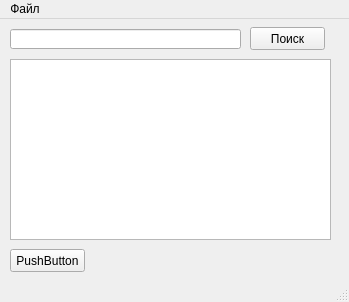
<?xml version="1.0" encoding="UTF-8"?>
<ui version="4.0">
 <class>MainWindow</class>
 <widget class="QMainWindow" name="MainWindow">
  <property name="geometry">
   <rect>
    <x>0</x>
    <y>0</y>
    <width>349</width>
    <height>302</height>
   </rect>
  </property>
  <property name="windowTitle">
   <string>MainWindow</string>
  </property>
  <widget class="QWidget" name="centralwidget">
   <widget class="QListView" name="trackList">
    <property name="geometry">
     <rect>
      <x>10</x>
      <y>40</y>
      <width>321</width>
      <height>181</height>
     </rect>
    </property>
   </widget>
   <widget class="QLineEdit" name="searchEdit">
    <property name="geometry">
     <rect>
      <x>10</x>
      <y>10</y>
      <width>231</width>
      <height>20</height>
     </rect>
    </property>
   </widget>
   <widget class="QPushButton" name="searchBtn">
    <property name="geometry">
     <rect>
      <x>250</x>
      <y>8</y>
      <width>75</width>
      <height>23</height>
     </rect>
    </property>
    <property name="text">
     <string>Поиск</string>
    </property>
   </widget>
   <widget class="QPushButton" name="playBtn">
    <property name="geometry">
     <rect>
      <x>10</x>
      <y>230</y>
      <width>75</width>
      <height>23</height>
     </rect>
    </property>
    <property name="text">
     <string>PushButton</string>
    </property>
   </widget>
  </widget>
  <widget class="QMenuBar" name="menubar">
   <property name="geometry">
    <rect>
     <x>0</x>
     <y>0</y>
     <width>349</width>
     <height>21</height>
    </rect>
   </property>
   <widget class="QMenu" name="menu">
    <property name="title">
     <string>Файл</string>
    </property>
   </widget>
   <addaction name="menu"/>
  </widget>
  <widget class="QStatusBar" name="statusbar"/>
 </widget>
 <resources/>
 <connections/>
</ui>
